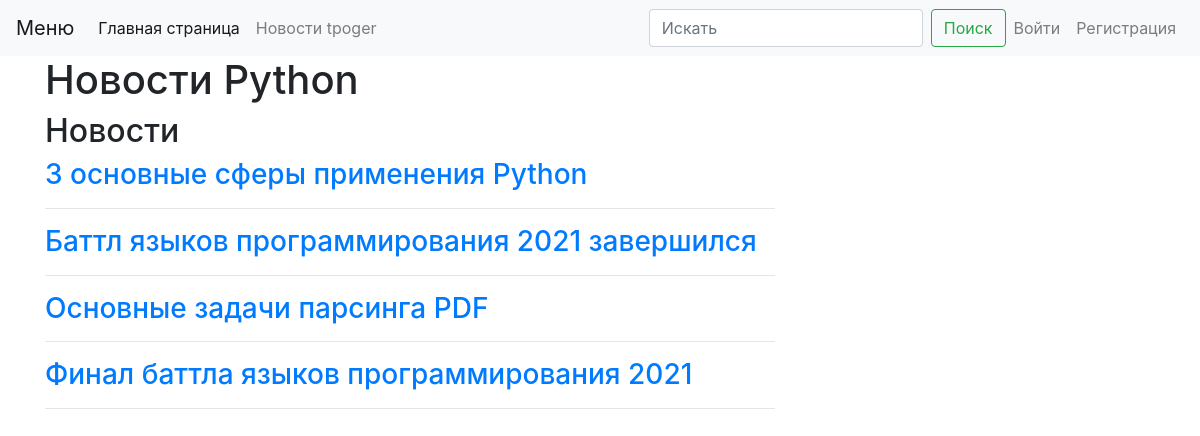
Page /tproger on the earlier database version.
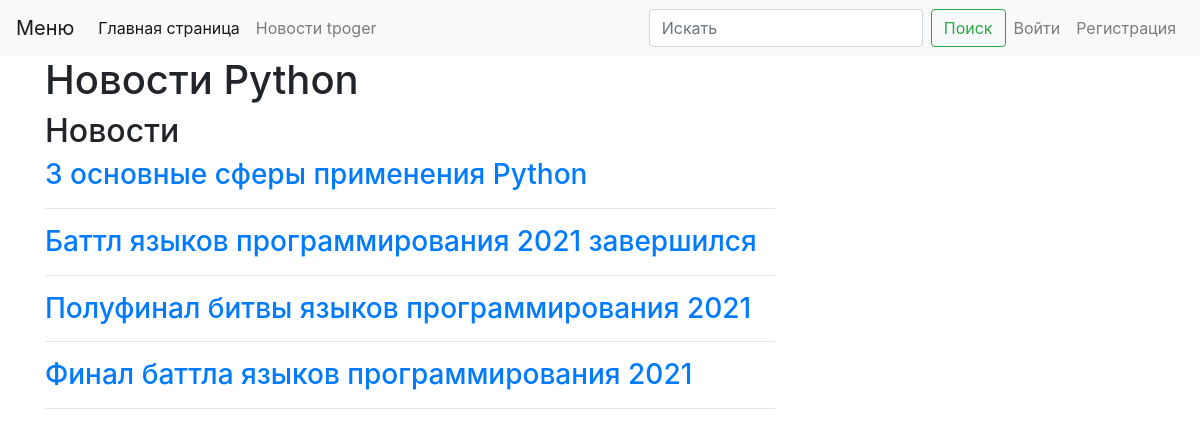
Same page on the later database version.
### webapp/news/models.py (models this page shows, shortened)
class News(db.Model):
    id = db.Column(db.Integer, primary_key=True)
    title = db.Column(db.String, nullable=False)
    url = db.Column(db.String, unique=True, nullable=False)
    text = db.Column(db.Text, nullable=True)

### webapp/news/views.py (the view)
@blueprint.route("/tproger")
def index():
    title = 'Новости Python'
    news_list = News.query.order_by(News.title).all()
    return render_template('news/index.html', page_title=title, news_list=news_list)

### webapp/templates/news/index.html (shortened to what this page needs)
{% extends "base.html" %}
{% block content %}
    <div class="row">
    <div class="col-8">
        <h2>Новости</h2>
        {% for news in news_list %}
        <h3><a href="{{ news.url }}">{{ news.title }}</a> </h3>
        <hr />
        {% endfor %}
      </div>
      <div class="col-4">
      </div>
    </div>
  </div>
  {% endblock %}

### webapp/templates/base.html (shortened to what this page needs)
<!doctype html>
<html lang="ru">
  <head>
    <link rel="stylesheet" href="https://stackpath.bootstrapcdn.com/bootstrap/4.1.3/css/bootstrap.min.css">
  </head>
  <body>
    {% include 'menu.html' %}
    <div class="container">
        <h1> {{page_title}} </h1>
        {% block content %}{% endblock %}
  </body>
</html>

### webapp/templates/menu.html (shortened to what this page needs)
<nav class="navbar navbar-expand-lg navbar-light bg-light">
    <a class="navbar-brand" href="#">Меню</a>
    <div class="collapse navbar-collapse" id="navbarSupportedContent">
        <ul class="navbar-nav mr-auto">
        <li class="nav-item active">
            <a class="nav-link" href="/">Главная страница </a>
        </li>
        <li class="nav-item">
            <a class="nav-link" href="/tproger">Новости tpoger </a>
        </li>
        </ul>
        <form class="form-inline my-2 my-lg-0">
        <input class="form-control mr-sm-2" type="search" placeholder="Искать" aria-label="Search">
        <button class="btn btn-outline-success my-2 my-sm-0" type="submit">Поиск</button>
        </form>
        <ul class="navbar-nav">
            {% if current_user.is_authenticated %}
                <li class="nav-item">
                    <span class="nav-link">Привет, {{ current_user.username }}!</span>
                </li>
                {% if current_user.is_admin %}
                <li class="nav-item">
                    <a href="{{ url_for('admin.admin_index') }}" class="nav-link">Админка</a>
                </li>
                {% endif %}
                <li class="nav-item">
                    <a class="nav-link" href="{{ url_for('user.logout') }}">Выйти</a>
                </li>
            {% else %}
                <li class="nav-item">
                    <a class="nav-link" href="{{ url_for('user.login') }}">Войти</a>
                </li>
                <li class="nav-item">
                    <a class="nav-link" href="{{ url_for('user.register') }}">Регистрация</a>
                </li>
            {% endif %}
    </div>
  </nav>

Differences in the rows shown:
changed News: title "Основные задачи парсинга PDF" → "Полуфинал битвы языков программирования 2021"
